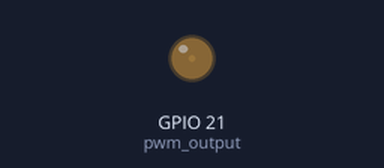
Recording of a sketch running on a simulated ESP32. On the bench: output pins drawn as LEDs (lit = HIGH).

Above: at 0.05 s.
At 0.65 s:
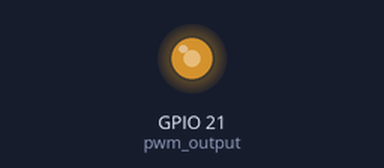
At 0.9 s:
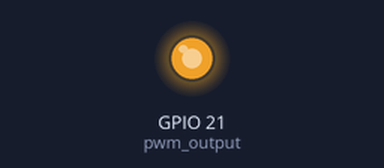
At 1.8 s:
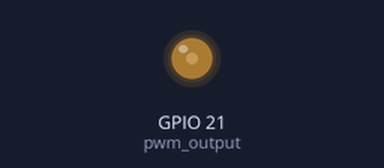
Timing chart, 0 to 4.8 s (numbered marks = the images above):
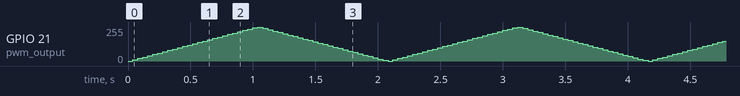

The sketch:

inductance_code.ino
```cpp
// ESP32 PWM Demo – adjusted version
// This program generates a PWM signal on GPIO21 using channel 1.
// The duty cycle is gradually increased and decreased to create a fading effect.

int pwm_output = 21;        // GPIO pin where PWM signal is sent
int channel = 1;            // PWM channel (ESP32 supports multiple channels)
int freq = 15000;           // PWM frequency set to 15 kHz
int resolution = 8;         // 8-bit resolution: duty cycle range 0–255

void setup() {
  Serial.begin(9600);                         // Start serial monitor
  ledcSetup(channel, freq, resolution);       // Configure PWM channel
  ledcAttachPin(pwm_output, channel);         // Link channel to chosen pin
}

void loop() {
  // Gradually increase duty cycle from 0 to max
  for (int level = 0; level < 256; level += 10) {
    ledcWrite(channel, level);  // Update PWM duty cycle
    delay(40);                  // Small delay for visible transition
  }

  // Gradually decrease duty cycle back to 0
  for (int level = 255; level >= 0; level -= 10) {
    ledcWrite(channel, level);  // Update PWM duty cycle
    delay(40);
  }
}
```
